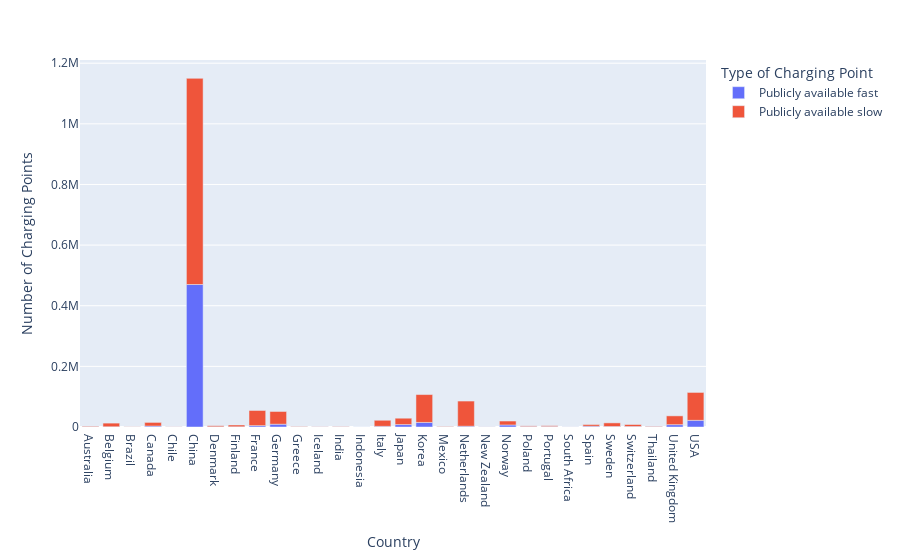

Notebook code cell kept with this figure:
### Code cell
fig_2 = px.bar(charging_points_2021_df, x="Country", y="Number of Charging Points", color = "Type of Charging Point")
fig_2.write_image("Output/Charging_Points_By_Country.png")
fig_2.show()

### Figure 1 — Plotly figure (JSON) as saved in the notebook; plotly's stock layout.template omitted (floating-point values rounded to 4 significant figures)
{"data": [{"alignmentgroup": "True", "hovertemplate": "Type of Charging Point=Publicly available fast<br>Country=%{x}<br>Number of Charging Points=%{y}<extra></extra>", "legendgroup": "Publicly available fast", "marker": {"color": "#636efa", "pattern": {"shape": ""}}, "name": "Publicly available fast", "offsetgroup": "Publicly available fast", "orientation": "v", "showlegend": true, "textposition": "auto", "type": "bar", "x": ["Australia", "Belgium", "Brazil", "Canada", "Chile", "China", "Denmark", "Finland", "France", "Germany", "Greece", "Iceland", "India", "Indonesia", "Italy", "Japan", "Korea", "Mexico", "Netherlands", "New Zealand", "Norway", "Poland", "Portugal", "South Africa", "Spain", "Sweden", "Switzerland", "Thailand", "United Kingdom", "USA"], "xaxis": "x", "y": [350, 790, 4.9, 3100, 120, 470000, 680, 770, 4500, 9200, 79, 120, 32, 130, 2200, 8000, 15000, 92, 2600, 430, 6700, 1400, 1400, 160, 2600, 1600, 1600, 770, 7700, 22000], "yaxis": "y"}, {"alignmentgroup": "True", "hovertemplate": "Type of Charging Point=Publicly available slow<br>Country=%{x}<br>Number of Charging Points=%{y}<extra></extra>", "legendgroup": "Publicly available slow", "marker": {"color": "#EF553B", "pattern": {"shape": ""}}, "name": "Publicly available slow", "offsetgroup": "Publicly available slow", "orientation": "v", "showlegend": true, "textposition": "auto", "type": "bar", "x": ["Australia", "Belgium", "Brazil", "Canada", "Chile", "China", "Denmark", "Finland", "France", "Germany", "Greece", "Iceland", "India", "Indonesia", "Italy", "Japan", "Korea", "Mexico", "Netherlands", "New Zealand", "Norway", "Poland", "Portugal", "South Africa", "Spain", "Sweden", "Switzerland", "Thailand", "United Kingdom", "USA"], "xaxis": "x", "y": [2000, 12000, 450, 12000, 360, 680000, 3500, 5800, 50000, 42000, 1100, 560, 910, 54, 20000, 21000, 92000, 1200, 83000, 170, 13000, 2300, 2800, 140, 5600, 12000, 6600, 1500, 29000, 92000], "yaxis": "y"}], "layout": {"barmode": "relative", "legend": {"title": {"text": "Type of Charging Point"}, "tracegroupgap": 0}, "margin": {"t": 60}, "xaxis": {"anchor": "y", "domain": [0, 1], "title": {"text": "Country"}}, "yaxis": {"anchor": "x", "domain": [0, 1], "title": {"text": "Number of Charging Points"}}}}
